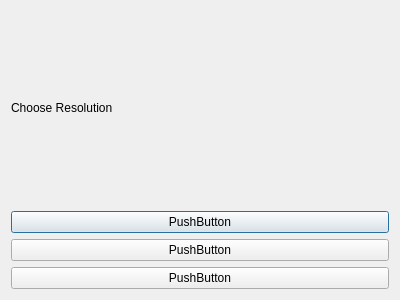
<?xml version="1.0" encoding="UTF-8"?>
<ui version="4.0">
 <class>choose_resolution</class>
 <widget class="QDialog" name="choose_resolution">
  <property name="geometry">
   <rect>
    <x>0</x>
    <y>0</y>
    <width>400</width>
    <height>300</height>
   </rect>
  </property>
  <property name="windowTitle">
   <string>Dialog</string>
  </property>
  <layout class="QVBoxLayout" name="verticalLayout">
   <item>
    <widget class="QLabel" name="label">
     <property name="text">
      <string>Choose Resolution</string>
     </property>
    </widget>
   </item>
   <item>
    <widget class="QPushButton" name="pushButton_3">
     <property name="text">
      <string>PushButton</string>
     </property>
    </widget>
   </item>
   <item>
    <widget class="QPushButton" name="pushButton">
     <property name="text">
      <string>PushButton</string>
     </property>
    </widget>
   </item>
   <item>
    <widget class="QPushButton" name="pushButton_2">
     <property name="text">
      <string>PushButton</string>
     </property>
    </widget>
   </item>
  </layout>
 </widget>
 <resources/>
 <connections/>
</ui>
